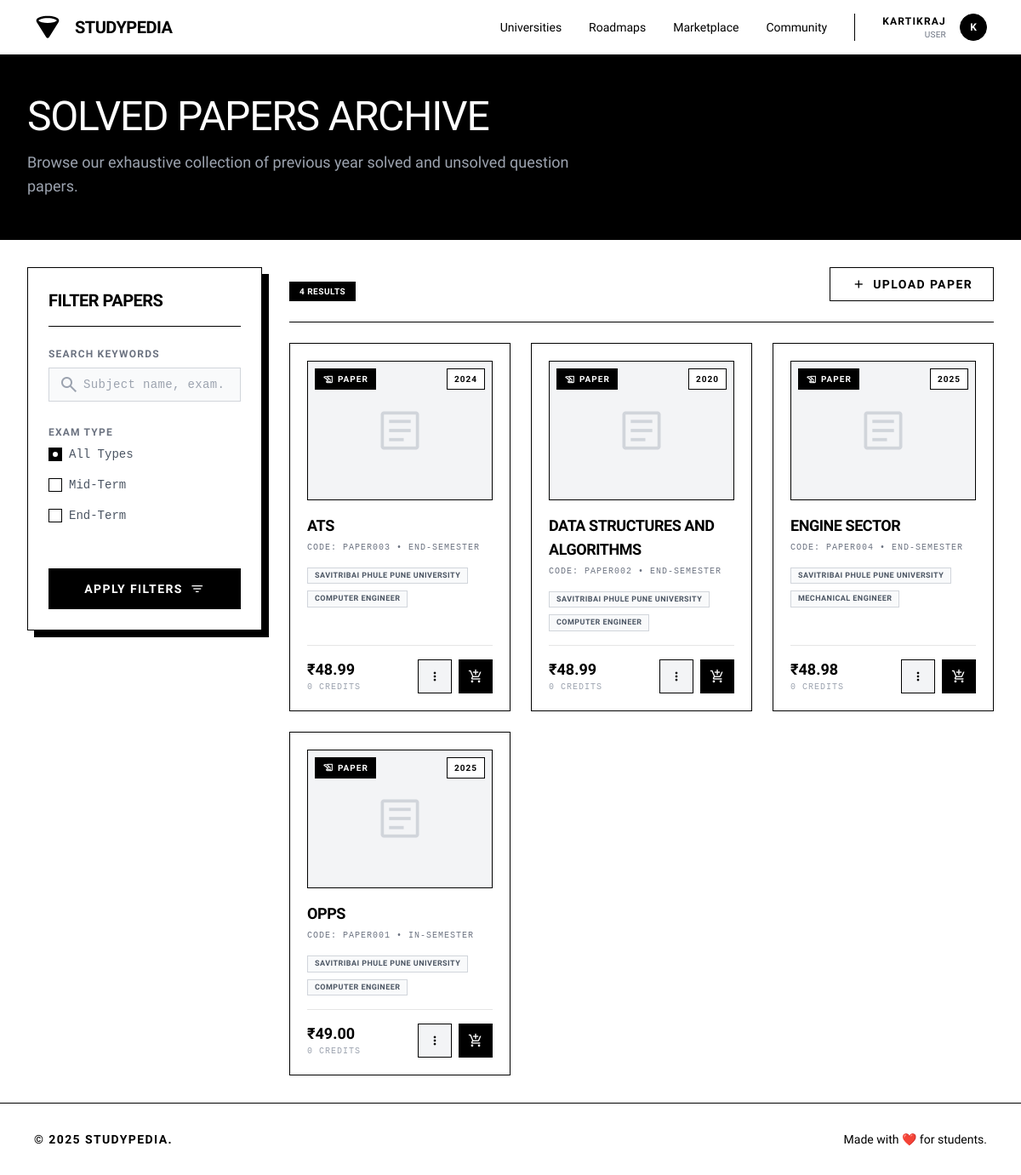
Page /papers/ (signed in) on the committed database.
### accounts/models.py (models this page shows, shortened)
class User(AbstractUser):
    ROLE_CHOICES = (
        ('user', 'User'),
        ('staff', 'Staff'),
        ('admin', 'Admin'),
    )
    role = models.CharField(max_length=20, choices=ROLE_CHOICES, default='user')
    college = models.CharField(max_length=200, blank=True)
    year_of_study = models.PositiveIntegerField(null=True, blank=True)
    location = models.CharField(max_length=100, blank=True)
    phone = models.CharField(max_length=15, blank=True)
    profile_picture = models.ImageField(upload_to='profiles/', null=True, blank=True)
    bio = models.TextField(max_length=500, blank=True)
    credits = models.PositiveIntegerField(default=0)
    wallet_balance = models.DecimalField(max_digits=8, decimal_places=2, default=0.00)
    followers = models.ManyToManyField('self', through='Follow', related_name='following', symmetrical=False)
    created_at = models.DateTimeField(auto_now_add=True)
    updated_at = models.DateTimeField(auto_now=True)
    class Meta:
        indexes = [
            models.Index(fields=['username']),
            models.Index(fields=['created_at']),
        ]

### papers/models.py (models this page shows, shortened)
class Paper(models.Model):
    EXAM_TYPE_CHOICES = [
        ('insem', 'In-Semester'),
        ('endsem', 'End-Semester'),
    ]
    branch = models.ForeignKey(Branch, on_delete=models.CASCADE, related_name='papers')  # Changed from subject to branch
    name = models.CharField(max_length=255)
    exam_type = models.CharField(max_length=10, choices=EXAM_TYPE_CHOICES)
    year = models.CharField(max_length=20)
    price = models.DecimalField(max_digits=8, decimal_places=2, default=0.00)
    credit_price = models.PositiveIntegerField(default=0)
    code = models.CharField(max_length=20, unique=True, blank=True)
    pdf_file = models.FileField(
        upload_to='papers/files/', default=default_pdf,
        validators=[FileExtensionValidator(
            allowed_extensions=['pdf', 'doc', 'docx', 'txt', 'xls', 'xlsx', 'jpg', 'jpeg', 'png', 'zip']
        )],null=False,blank=False
    )
    is_active = models.BooleanField(default=True)
    created_at = models.DateTimeField(auto_now_add=True)
    updated_at = models.DateTimeField(auto_now=True)
    class Meta:
        ordering = ['name', 'year', 'exam_type']  # Updated ordering to include name

### university/models.py (models this page shows, shortened)
class Branch(models.Model):
    degree = models.ForeignKey(Degree, on_delete=models.CASCADE, related_name='branches')
    name = models.CharField(max_length=255)
    abbreviation = models.CharField(max_length=10 , null=True, blank=True)
    is_active = models.BooleanField(default=True)
    created_at = models.DateTimeField(auto_now_add=True)
    updated_at = models.DateTimeField(auto_now=True)
    class Meta:
        ordering = ['name']

class Degree(models.Model):
    university = models.ForeignKey(University, on_delete=models.CASCADE, related_name='degrees')
    name = models.CharField(max_length=255)
    abbreviation = models.CharField(max_length=10, null=True, blank=True)
    is_active = models.BooleanField(default=True)
    created_at = models.DateTimeField(auto_now_add=True)
    updated_at = models.DateTimeField(auto_now=True)
    class Meta:
        ordering = ['name']

class University(models.Model):
    name = models.CharField(max_length=255)
    abbreviation = models.CharField(max_length=10, null=True, blank=True)
    is_active = models.BooleanField(default=True)
    created_at = models.DateTimeField(auto_now_add=True)
    updated_at = models.DateTimeField(auto_now=True)
    class Meta:
        ordering = ['name']

### accounts/views.py (the view, shortened to what this page needs)
    def wrapper(request, *args, **kwargs):
        if request.user.is_authenticated:
            return view_func(request, *args, **kwargs)

### accounts/views.py (called while the page is built, shortened)
def jwt_auth(view_func):
    def wrapper(request, *args, **kwargs):
        if request.user.is_authenticated:
            return view_func(request, *args, **kwargs)
    return wrapper

### papers/views.py (called while the page is built)
@jwt_auth
def paper_list(request):
    papers = Paper.objects.filter(is_active=True)
    return render(request, 'papers/paper_list.html', {'papers': papers})

### papers/templates/papers/paper_list.html (shortened to what this page needs)
{% extends 'base.html' %}
{% load static %}
{% block content %}
<div class="w-full bg-black text-white py-12 border-b border-black">
    <div class="max-w-[1440px] mx-auto w-full px-4 md:px-8">
        <h1 class="text-4xl md:text-5xl font-light font-display uppercase tracking-tight mb-4">Solved Papers Archive</h1>
        <p class="text-gray-400 font-light max-w-2xl text-lg">Browse our exhaustive collection of previous year solved and unsolved question papers.</p>
    </div>
</div>
<div class="max-w-[1440px] mx-auto w-full px-4 md:px-8 py-8 flex flex-col md:flex-row gap-8">
    <aside class="w-full md:w-1/4 flex flex-col gap-6">
        <div class="bg-white border border-black p-6 shadow-[8px_8px_0px_0px_rgba(0,0,0,1)] sticky top-24">
            <h3 class="text-xl font-display font-bold uppercase tracking-tight mb-6 border-b border-black pb-4 text-black">Filter Papers</h3>
            <form method="GET" action="{% url 'papers:paper_list' %}" class="flex flex-col gap-5">
                <div class="space-y-2">
                    <label for="q" class="text-xs font-bold uppercase tracking-widest text-gray-500">Search Keywords</label>
                    <div class="relative">
                        <span class="absolute left-3 top-1/2 -translate-y-1/2 material-symbols-outlined text-gray-400">search</span>
                        <input type="text" name="q" id="q" value="{{ request.GET.q }}" placeholder="Subject name, exam..." class="w-full h-10 bg-gray-50 border border-gray-300 text-black placeholder:text-gray-400 pl-10 pr-4 focus:outline-none focus:border-black focus:bg-white transition-colors text-sm font-mono tracking-wide">
                    </div>
                </div>
                <div class="space-y-2 mt-2">
                    <label class="text-xs font-bold uppercase tracking-widest text-gray-500">Exam Type</label>
                    <div class="flex flex-col gap-2 font-mono text-sm">
                        <label class="flex items-center gap-2 cursor-pointer group">
                            <input type="radio" name="exam_type" value="" class="text-black focus:ring-black rounded-none border-black accent-black" checked>
                            <span class="text-gray-600 group-hover:text-black transition-colors">All Types</span>
                        </label>
                        <label class="flex items-center gap-2 cursor-pointer group">
                            <input type="radio" name="exam_type" value="mid" class="text-black focus:ring-black rounded-none border-black accent-black">
                            <span class="text-gray-600 group-hover:text-black transition-colors">Mid-Term</span>
                        </label>
                        <label class="flex items-center gap-2 cursor-pointer group">
                            <input type="radio" name="exam_type" value="end" class="text-black focus:ring-black rounded-none border-black accent-black">
                            <span class="text-gray-600 group-hover:text-black transition-colors">End-Term</span>
                        </label>
                    </div>
                </div>
                <button type="submit" class="mt-6 flex w-full cursor-pointer items-center justify-center border border-black bg-black text-white hover:bg-white hover:text-black transition-colors h-12 px-6 text-sm font-bold uppercase tracking-widest gap-2">
                    Apply Filters <span class="material-symbols-outlined text-[18px]">filter_list</span>
                </button>
            </form>
        </div>
    </aside>
    <main class="w-full md:w-3/4 flex flex-col gap-6">
        <div class="flex flex-col sm:flex-row sm:items-end justify-between border-b border-black pb-6 gap-4">
            <div class="flex items-center gap-4">
                <span class="inline-block text-[10px] font-bold uppercase tracking-wider px-3 py-1 bg-black text-white">{{ papers.count|default:"0" }} Results</span>
            </div>
            {% if user.is_staff %}
            <a href="{% url 'papers:paper_create' %}" class="flex whitespace-nowrap cursor-pointer items-center justify-center border border-black bg-white text-black hover:bg-black hover:text-white transition-colors h-10 px-6 text-sm font-bold uppercase tracking-widest gap-2">
                <span class="material-symbols-outlined text-[18px]">add</span> Upload Paper
            </a>
            {% endif %}
        </div>
        <div class="grid grid-cols-1 md:grid-cols-2 lg:grid-cols-3 gap-6">
            {% for paper in papers %}
                <div class="bg-white border border-black p-5 group hover:shadow-[8px_8px_0px_0px_rgba(0,0,0,1)] hover:-translate-y-1 transition-all duration-300 flex flex-col h-full relative">
                    <div class="w-full aspect-[4/3] bg-gray-50 border border-black mb-4 overflow-hidden relative">
                        {% if paper.image %}
                            <img src="{{ paper.image.url }}" alt="{{ paper.name }}" class="w-full h-full object-cover mix-blend-multiply group-hover:scale-105 transition-transform duration-500">
                        {% else %}
                            <div class="absolute inset-0 flex items-center justify-center bg-gray-100 text-gray-300">
                                <span class="material-symbols-outlined text-6xl">article</span>
                            </div>
                        {% endif %}
                        <div class="absolute top-2 left-2 bg-black border border-black px-2 py-1 text-[10px] font-bold uppercase tracking-widest text-white flex items-center gap-1">
                            <span class="material-symbols-outlined text-[14px]">history_edu</span> Paper
                        </div>
                        <div class="absolute top-2 right-2 bg-white border border-black px-2 py-1 text-[10px] font-bold uppercase tracking-widest text-black flex items-center gap-1">
                            {{ paper.year|default:"N/A" }}
                        </div>
                    </div>
                    <div class="flex flex-col flex-grow">
                        <div class="flex items-start justify-between gap-2 mb-1">
                            <h3 class="text-lg font-display font-bold uppercase tracking-tight text-black line-clamp-2" title="{{ paper.name }}">{{ paper.name }}</h3>
                        </div>
                        <p class="text-[10px] font-mono uppercase tracking-widest text-gray-500 mb-2 truncate" title="Code: {{ paper.code }}">Code: {{ paper.code }} &bull; {{ paper.get_exam_type_display }}</p>
                        <div class="flex flex-wrap gap-2 mb-4 mt-2">
                            <span class="text-[9px] font-bold uppercase tracking-wider px-2 py-0.5 border border-gray-300 bg-gray-50 text-gray-600">{{ paper.branch.degree.university.name|default:"University" }}</span>
                            <span class="text-[9px] font-bold uppercase tracking-wider px-2 py-0.5 border border-gray-300 bg-gray-50 text-gray-600">{{ paper.branch.name|default:"Branch" }}</span>
                        </div>
                        <div class="mt-auto pt-4 border-t border-black/10 flex items-end justify-between relative z-10">
                            <div class="flex flex-col">
                                <span class="text-lg font-bold text-black leading-none">₹{{ paper.price }}</span>
                                <span class="text-[10px] font-mono uppercase tracking-widest text-gray-400 mt-1">{{ paper.credit_price }} Credits</span>
                            </div>
                            <div class="flex gap-2">
                                {% if user.is_staff %}
                                    <div class="relative group/menu">
                                        <button class="w-10 h-10 bg-gray-100 border border-black flex items-center justify-center hover:bg-black hover:text-white transition-colors">
                                            <span class="material-symbols-outlined text-[18px]">more_vert</span>
                                        </button>
                                    </div>
                                {% endif %}
                                <a href="{% url 'ecommerce:add_to_cart' paper.pk %}?type=paper" class="w-10 h-10 bg-black text-white border border-black flex items-center justify-center hover:bg-white hover:text-black transition-colors tooltip-target" title="Add to Cart">
                                    <span class="material-symbols-outlined text-[18px]">add_shopping_cart</span>
                                </a>
                            </div>
                        </div>
                    </div>
                </div>
            {% endfor %}
        </div>
    </main>
</div>
{% endblock %}

### templates/navbar.html (shortened to what this page needs)
<header class="flex items-center justify-between whitespace-nowrap border-b border-black px-10 py-4 sticky top-0 z-50 bg-white">
<div class="flex items-center gap-4">
<a href="{% url 'core:home' %}" class="flex items-center gap-4">
<div class="size-8 text-black">
</div>
<h2 class="text-black text-xl font-bold tracking-tight uppercase">Studypedia</h2>
</a>
</div>
<nav class="hidden md:flex flex-1 justify-end gap-8 items-center">
<div class="flex items-center gap-8">
<a class="text-black hover:underline underline-offset-4 transition-all text-sm font-medium" href="{% url 'university:university_list' %}">Universities</a>
<a class="text-black hover:underline underline-offset-4 transition-all text-sm font-medium" href="{% url 'roadmaps:roadmap_list' %}">Roadmaps</a>
<a class="text-black hover:underline underline-offset-4 transition-all text-sm font-medium" href="{% url 'ecommerce:marketplace' %}">Marketplace</a>
<a class="text-black hover:underline underline-offset-4 transition-all text-sm font-medium" href="{% url 'social:social' %}">Community</a>
</div>
{% if user.is_authenticated %}
<div class="flex items-center gap-4 border-l border-black pl-8">
    <div class="flex flex-col text-right">
        <span class="text-xs font-bold uppercase tracking-widest text-black">
            {% if user.first_name %}{{ user.first_name }} {{ user.last_name }}{% else %}{{ user.username }}{% endif %}
        </span>
        <span class="text-[10px] text-gray-500 uppercase tracking-wide">
            {% if user.role %}{{ user.get_role_display }}{% else %}Student{% endif %}
        </span>
    </div>
    <div class="relative group">
        <a href="{% url 'accounts:profile' %}" class="block size-8 bg-black rounded-full overflow-hidden border border-black cursor-pointer">
            {% if user.avatar %}
                <img alt="User Avatar" class="w-full h-full object-cover grayscale" src="{{ user.avatar.url }}"/>
            {% else %}
                <div class="w-full h-full flex items-center justify-center text-white text-xs font-bold">{{ user.username|make_list|first|upper }}</div>
            {% endif %}
        </a>
    </div>
</div>
{% endif %}
</nav>
</header>

### static/css/style.css (style rules this page uses)
:root { --bg-color: #ffffff; --text-color: #000000; --accent-color: #000000; --border-color: #999999; --hover-color: #f5f5f5; --shadow: 0 2px 4px rgba(0, 0, 0, 0.1); --primary-color: #000000; --secondary-color: #666666; }
* { margin: 0; padding: 0; box-sizing: border-box; }
body { font-family: 'Inter', -apple-system, BlinkMacSystemFont, sans-serif; background: var(--bg-color); color: var(--text-color); line-height: 1.6; padding-bottom: 70px; }
header { border-bottom: 1px solid var(--border-color); padding: 0.75rem 0; position: sticky; top: 0; background: var(--bg-color); z-index: 100; }
nav { display: flex; justify-content: space-between; align-items: center; }
@media (min-width: 769px) { body { padding-bottom: 0; } }
.grid { display: grid; gap: 2rem; }
label { display: block; margin-bottom: 0.5rem; font-weight: 500; }
input, select, textarea { width: 100%; padding: 8px 12px; border: 1px solid var(--border-color); border-radius: 4px; font-size: 1rem; background: var(--bg-color); color: var(--text-color); }

### rows in the picture
User: username "KARTIKRAJ", role "USER", username|make_list "K"
Paper: year "2024", name "ATS", code "PAPER003", exam_type "END-SEMESTER", branch.degree.university.name "SAVITRIBAI PHULE PUNE UNIVERSITY", branch.name "COMPUTER ENGINEER", price "48.99", credit_price "0"
Paper: year "2020", name "DATA STRUCTURES AND ALGORITHMS", code "PAPER002", exam_type "END-SEMESTER", branch.degree.university.name "SAVITRIBAI PHULE PUNE UNIVERSITY", branch.name "COMPUTER ENGINEER", price "48.99", credit_price "0"
Paper: year "2025", name "ENGINE SECTOR", code "PAPER004", exam_type "END-SEMESTER", branch.degree.university.name "SAVITRIBAI PHULE PUNE UNIVERSITY", branch.name "MECHANICAL ENGINEER", price "48.98", credit_price "0"
Paper: year "2025", name "OPPS", code "PAPER001", exam_type "IN-SEMESTER", branch.degree.university.name "SAVITRIBAI PHULE PUNE UNIVERSITY", branch.name "COMPUTER ENGINEER", price "49.00", credit_price "0"

### other values in the picture
{{ papers.count|default:"0" }} "4"
